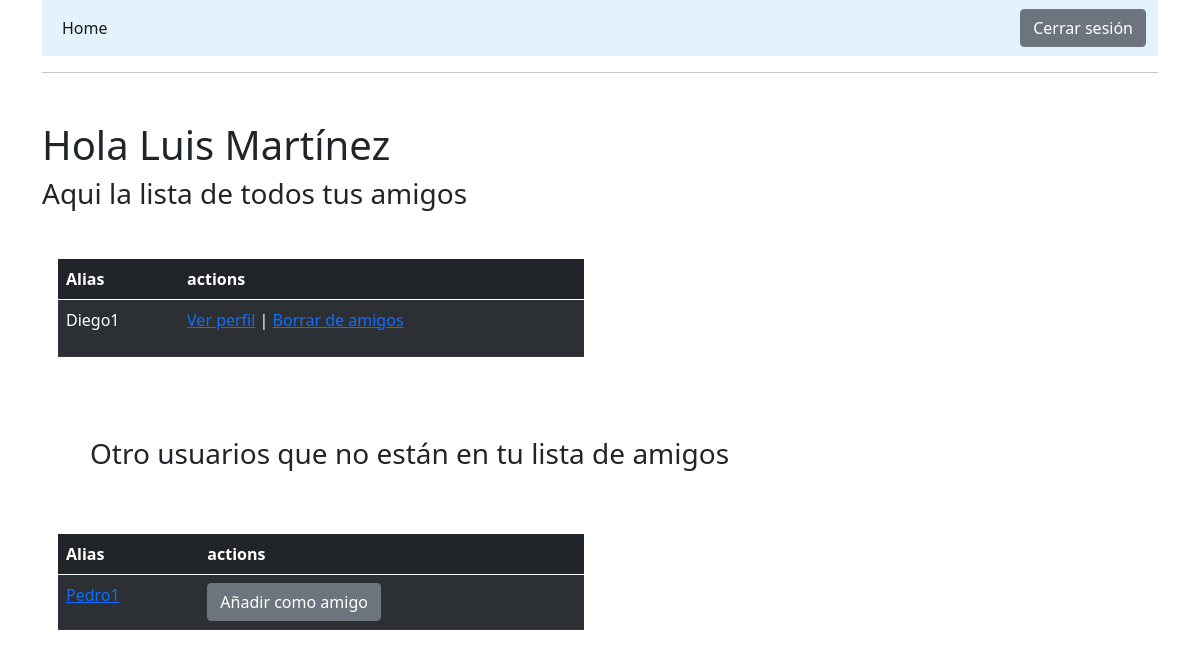
Before: /friends/ (signed in) with the older database file.
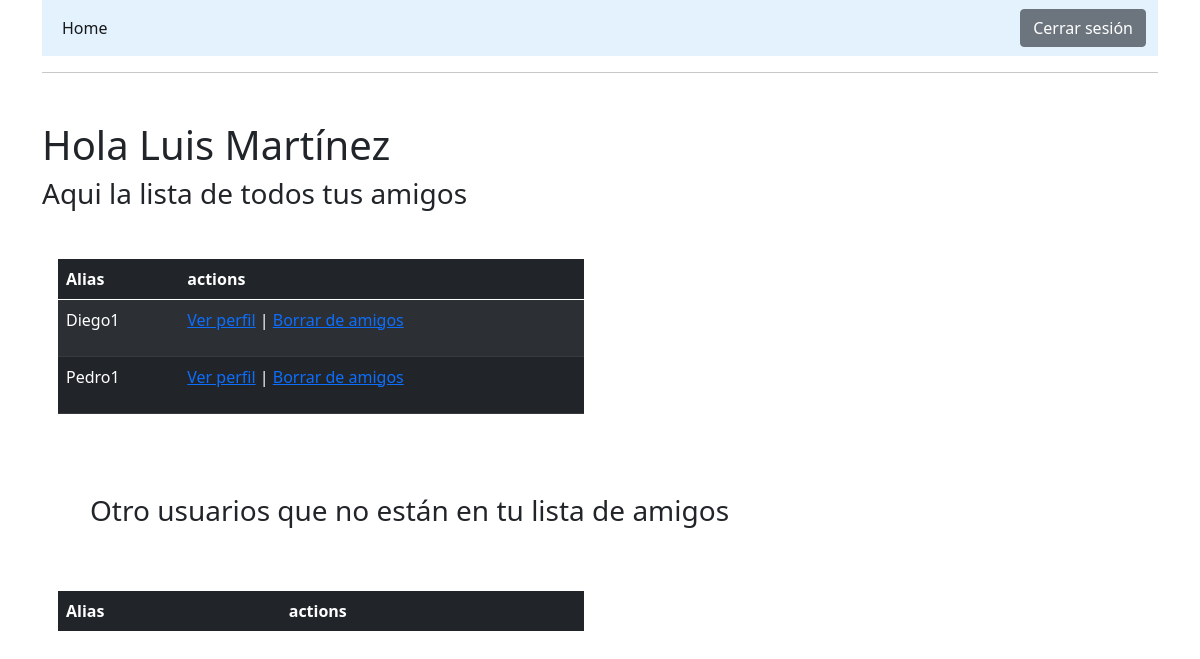
After: the same page with the newer database file.
### session_register_app/models.py (models this page shows)
class Friends(models.Model):
    u_id = models.ForeignKey(Users, related_name="friends", on_delete= models.CASCADE)
    friend_id = models.ForeignKey(Users, related_name="friends2", on_delete= models.CASCADE)

class Users(models.Model):
    fname = models.CharField(max_length=255)
    lname = models.CharField(max_length=255, null=True)
    email = models.CharField(max_length=255)
    fday = models.CharField(max_length=255)
    active = models.BooleanField(default=False)
    create_at = models.DateTimeField(auto_now_add=True)
    update_at = models.DateTimeField(auto_now=True)
    delete_at = models.CharField(max_length=255, null=True)
    password = models.CharField(max_length=255)
    objects = validacion()

### friends_app/views.py (the view)
# urls.py: path('', views.show_friends),
def show_friends(request):
    val = request.session.get('id')
    u = Users.objects.filter(id=val)
    if u:
        context = {
            'user': u[0],
            'amigos':u[0].friends.all(),
            'no_amigos':Users.objects.exclude(friends2__u_id__id=u[0].id),
        }
        return render(request,'friends.html', context)
    return redirect('/main')

### friends_app/templates/friends.html (shortened to what this page needs)
<!DOCTYPE html>
<html lang="en">
<head>
    <link href="https://cdn.jsdelivr.net/npm/bootstrap@5.0.0-beta1/dist/css/bootstrap.min.css" rel="stylesheet">
</head>
<body>
    <div class="container">
        <nav class="navbar navbar-expand-lg navbar-light" style="background-color: #e3f2fd;">
            <div class="container-fluid">
                <div class="collapse navbar-collapse" id="navbarSupportedContent">
                    <ul class="navbar-nav me-auto mb-2 mb-lg-0">
                        <li class="nav-item">
                            <a class="nav-link active" aria-current="page" href="#">Home</a>
                        </li>
                    </ul>
                    <form action="/main/logout/">
                        <input type="submit" class="btn btn-secondary" value="Cerrar sesión">
                    </form>
                </div>
            </div>
        </nav>
        <hr>
        <div class="row my-4 d-flex justify-content-between mt-5">
            <h1>Hola {{user.fname}}</h1>
            <h3 class="col">Aqui la lista de todos tus amigos</h3>
        </div>
        <div class="col-6 my-3 p-3">
        {% if amigos %}
            <table class="table table-dark table-striped">
                <thead>
                    <tr>
                        <th scope="col">Alias</th>
                        <th scope="col">actions</th>
                    </tr>
                </thead>
                <tbody>
                {% for u in amigos%}
                    <tr>
                        <td><p>{{u.friend_id.lname}}</p></td>
                        <td>
                            <a href="/user/{{u.friend_id.id}}" rel="noopener noreferrer">Ver perfil</a> |
                            <a class="borrar" href="del_friend/{{u.friend_id.id}}" role="button">Borrar de amigos</a>
                        </td>
                    </tr>
                {% endfor %}
                </tbody>
            </table>
        {% else %}
            <h2><i>Tu lista de amigos está vacía</i></h2>
        {% endif %}
        </div>
        <div class="m-5">
            <h3>Otro usuarios que no están en tu lista de amigos</h3>
        </div>
        <div class="col-6 my-3 p-3">
            <table class="table table-dark table-striped">
                <thead>
                    <tr>
                        <th scope="col">Alias</th>
                        <th scope="col">actions</th>
                    </tr>
                </thead>
                <tbody>
                {% for u in no_amigos %}
                    {% if u.id != user.id %}
                    <tr>
                        <td><a class="name" href="/user/{{u.id}}">{{u.lname}}</a></td>
                        <td>
                            <a class="btn btn-secondary" href="add/{{u.id}}" rel="noopener noreferrer">Añadir como amigo</a>
                        </td>
                    </tr>
                    {% endif %}
                {% endfor %}
                </tbody>
            </table>
        </div>
    </div>
</body>
</html>

Changed rows visible on the page:
no longer on this page (row unchanged): Users: lname "Pedro1"
added Friends: friend_id.lname "Pedro1"
